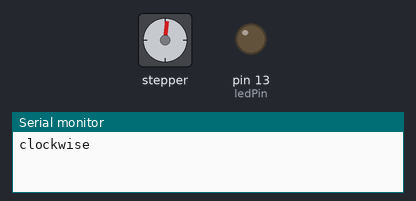
Recording of a sketch running on a simulated Arduino Uno, built with avr-gcc and run on an emulated ATmega328P. Shown: stepper motor, output pins drawn as LEDs (lit = HIGH), the last lines printed to the serial monitor. Stepper angles assume 200 steps per turn.

Above: at 0.05 s.
At 0.65 s:
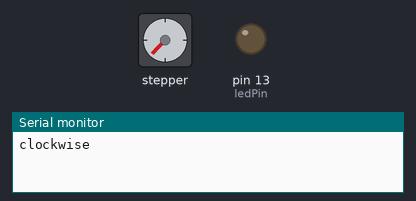
At 1.25 s:
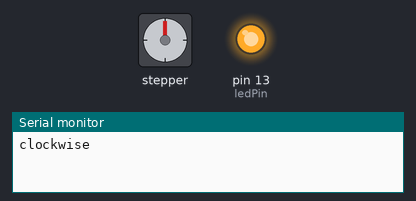
At 2.45 s:
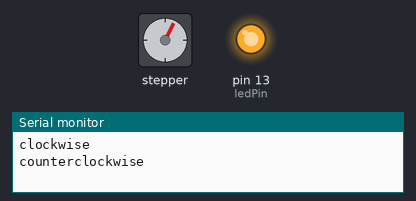
Timing chart, 0 to 6.9 s (numbered marks = the images above):
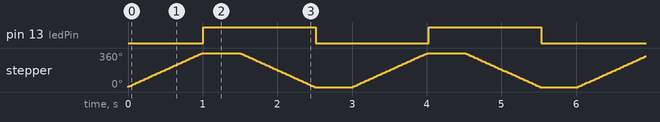

Measured:
- by itself, pin 13 (ledPin): alternates HIGH for 1.5 s and LOW for 1.5 s
- by itself, stepper: turns 360° clockwise in 0.99 s, then 360° counter-clockwise in 0.99 s, repeating every 3.0 s

The sketch:

Physics_Project.ino.ino
```cpp
// This line imports the stepper motor library
#include <Stepper.h>

// Number of steps per output rotation
const int stepsPerRevolution = 200;

int ledPin = 13;

// This line chooses the ports where the stepper motor will be connected.
Stepper myStepper(stepsPerRevolution, 8, 9, 10, 11);


void setup()
{
  // This part states the rotation speed of the motor which is measured in RPM
  myStepper.setSpeed(60);
  // This part initializes the serial port:
  Serial.begin(9600);
  pinMode(ledPin, OUTPUT);
}

void loop()
{
  // This is the top of the loop
  // This part makes the motor go right and turn on the LED
  Serial.println("clockwise");
  myStepper.step(stepsPerRevolution);
  digitalWrite(ledPin, HIGH);
  delay(500);

  // This part make the motor go left and turn off the LED
  Serial.println("counterclockwise");
  myStepper.step(-stepsPerRevolution);
  digitalWrite(ledPin, LOW);
  delay(500); // This line waits half a second then the  will go back to the top of the loop


}
```
